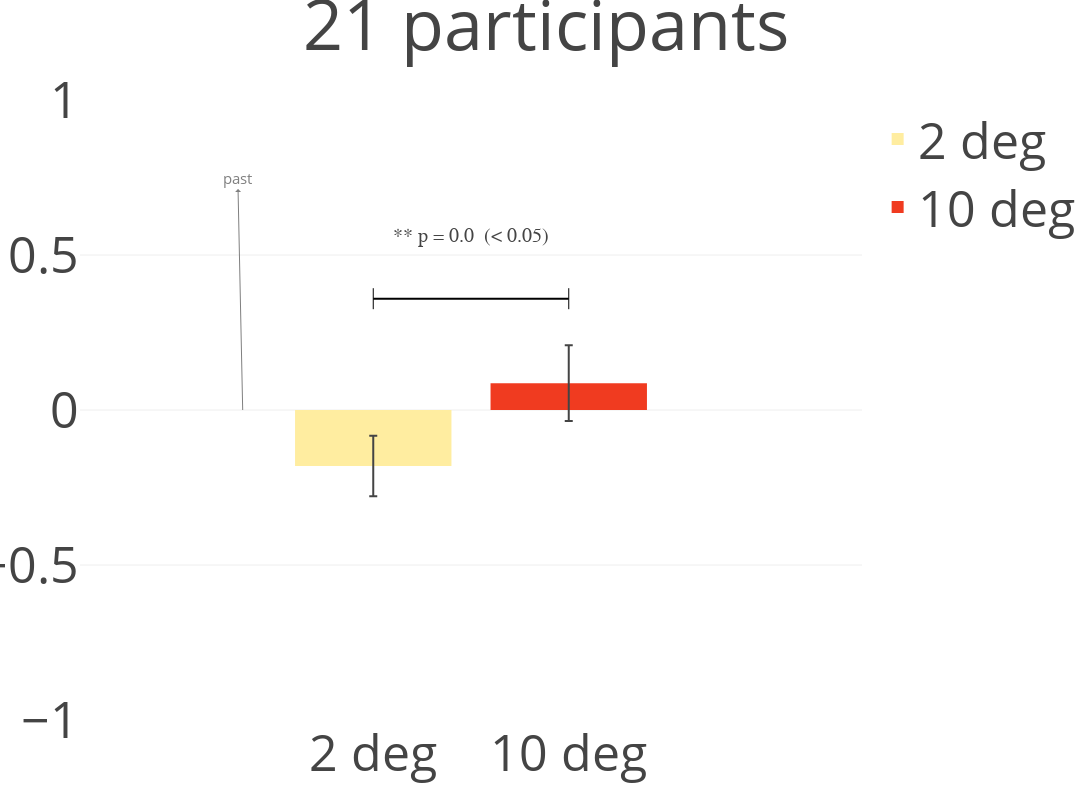

Notebook cell for this chart:
### Code cell
trace_data = []
trace_data.append(go.Bar(x = [str(ecc[0])+' deg'],
                        y = [output['N_l_minus_r_2deg'].mean()],
                        name=str(ecc[0])+' deg',
                        marker = dict(color = colors[0]),
                        error_y = dict(type = 'data',
                                      array = [output['N_l_minus_r_2deg'].std()/np.sqrt(len(output))],
                                      visible=True
                                      )
                        )
                 )

# trace_data.append(go.Bar(x = ['preference to lag -1 over lag 1 responses'],
#                         y = [output['ratio_6deg'].mean()],
#                         name='6 deg',
#                         marker = dict(color = colors[1]),
#                         error_y = dict(type = 'data',
#                                       array = [output['ratio_6deg'].std()/np.sqrt(14)],
#                                       visible=True
#                                       )
#                         )
#                  )

trace_data.append(go.Bar(x = [str(ecc[1]) +' deg'],
                        y = [output['N_l_minus_r_10deg'].mean()],
                        name=str(ecc[1])+' deg',
                        marker = dict(color = colors[1]),
                        error_y = dict(type = 'data',
                                      array = [output['N_l_minus_r_10deg'].std()/np.sqrt(len(output))],
                                      visible=True
                                      )
                        )
                 )

y_max = max(output['N_l_minus_r_10deg'].mean(), output['N_l_minus_r_2deg'].mean(), 
                   output['N_l_minus_r_10deg'].mean()+output['N_l_minus_r_10deg'].std()/np.sqrt(len(output)),
                  output['N_l_minus_r_2deg'].mean()+output['N_l_minus_r_2deg'].std()/np.sqrt(len(output))) + 0.15

trace_data.append(go.Scatter(x = [str(i)+' deg' for i in ecc],
                            y = [y_max for i in range(len(ecc))],
                            mode='markers+lines',
                            marker = dict(color='black',size = 15, symbol='line-ns-open'),
                            line = dict(color='black',width = 2),
                            showlegend = False))

# for j,e in enumerate(cuePosdata['cueEccentricity1'].unique().sort(ascending=False)):
#         ecc_data = cuePosdata[cuePosdata['cueEccentricity1']==e]
#         trace_data.append(go.Histogram(x = ecc_data['responsePosRelative0'].to_numpy(), 
#                                   histnorm='probability',name = str(e) + 'deg', opacity = 1, marker = dict(color = colors[1-j]),
#                                       xaxis = 'x2',
#                                       yaxis = 'y2',
#                                       showlegend=False))

pval_text = ['** p = '+str(np.round(approx_ratio_p,3))+ '  (< 0.05)' if approx_ratio_p < 0.05 else 'n.s']

annotations = [dict(x=0.5,y=y_max+0.2,xref='x',yref='y',text=pval_text[0], showarrow=False, font=dict(family = 'Courier New, monospace',
                                                                                                     size = 20))]

ystart = 0
ymax1 = 0
ymin1 = 1
padding = 0.25
x_padding = 0.025
xpos1 = 0.1

annotations.append(dict(y=ymax1, x=xpos1+x_padding, ay=ymin1 - padding, ax=xpos1, xref='x', axref='x', xshift = -155,
            yref='y', ayref='y', showarrow=True, arrowhead=1, arrowside='start',arrowsize=1, arrowwidth=1, arrowcolor='gray', text = 'past', font = dict(size = 15, color='gray')))

layout = go.Layout(
    barmode='group',
    width = 1200,
    height = 800,
    font = dict(size = font_size),
    title = str(int(len(data)/280))+' participants',
    xaxis = dict(zeroline=False, title = '', range = [-1.5,2.5], titlefont = dict(size = font_size)),
    yaxis = dict(title = '',zeroline=False, range = [-1,1], titlefont = dict(size = font_size)),
    annotations= annotations,
    xaxis2 = dict(domain = [0.7, 1], anchor = 'y2', title = 'SPE', showline=True, mirror=True, zeroline=False, titlefont = dict(size = 14)),
    yaxis2 = dict(domain = [0.55, 0.9], anchor = 'x2', title = 'Prob.', showline=True, mirror=True, zeroline=False, titlefont = dict(size = 14))
    )
    
fig = go.Figure(data=trace_data, layout=layout)
iplot(fig, filename='avg#_of_(left - right)_SPEs_from_0_comparision')

### Figure 1 — Plotly figure (JSON) as saved in the notebook; plotly's stock layout.template omitted (floating-point values rounded to 4 significant figures)
{"data": [{"error_y": {"array": [0.0979], "type": "data", "visible": true}, "marker": {"color": "rgb(255,237,160)"}, "name": "2 deg", "type": "bar", "uid": "151f5d13-4f31-4a24-bfa9-046fc46a0490", "x": ["2 deg"], "y": [-0.1806]}, {"error_y": {"array": [0.1223], "type": "data", "visible": true}, "marker": {"color": "rgb(240,59,32)"}, "name": "10 deg", "type": "bar", "uid": "8a52b24c-f328-4343-8b52-7adce818fe20", "x": ["10 deg"], "y": [0.08669]}, {"line": {"color": "black", "width": 2}, "marker": {"color": "black", "size": 15, "symbol": "line-ns-open"}, "mode": "markers+lines", "showlegend": false, "type": "scatter", "uid": "63558743-1066-4080-8c33-9c9c67253424", "x": ["2 deg", "10 deg"], "y": [0.359, 0.359]}], "layout": {"annotations": [{"font": {"family": "Courier New, monospace", "size": 20}, "showarrow": false, "text": "** p = 0.0  (< 0.05)", "x": 0.5, "xref": "x", "y": 0.559, "yref": "y"}, {"arrowcolor": "gray", "arrowhead": 1, "arrowside": "start", "arrowsize": 1, "arrowwidth": 1, "ax": 0.1, "axref": "x", "ay": 0.75, "ayref": "y", "font": {"color": "gray", "size": 15}, "showarrow": true, "text": "past", "x": 0.125, "xref": "x", "xshift": -155, "y": 0, "yref": "y"}], "barmode": "group", "font": {"size": 50}, "height": 800, "title": {"text": "21 participants"}, "width": 1200, "xaxis": {"range": [-1.5, 2.5], "title": {"font": {"size": 50}, "text": ""}, "zeroline": false}, "xaxis2": {"anchor": "y2", "domain": [0.7, 1], "mirror": true, "showline": true, "title": {"font": {"size": 14}, "text": "SPE"}, "zeroline": false}, "yaxis": {"range": [-1, 1], "title": {"font": {"size": 50}, "text": ""}, "zeroline": false}, "yaxis2": {"anchor": "x2", "domain": [0.55, 0.9], "mirror": true, "showline": true, "title": {"font": {"size": 14}, "text": "Prob."}, "zeroline": false}}}
